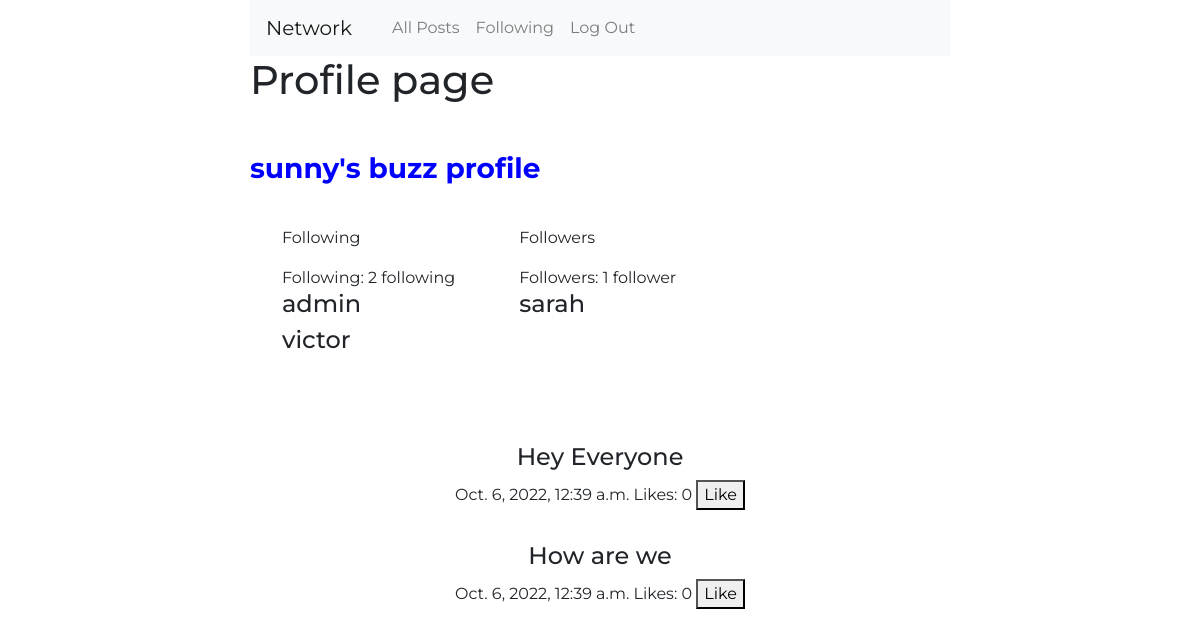
Page /profile/sunny on the committed database.
### network/models.py (models this page shows, shortened)
class User(AbstractUser):
    slug = models.SlugField(max_length=255, unique=True, null=True, blank=True)

class Post(models.Model):
    body = models.CharField(max_length =200)
    author = models.ForeignKey(Profile, on_delete=models.CASCADE, null=True, blank=True, related_name="author")
    created_on = models.DateTimeField(auto_now_add =True)
    liked = models.ManyToManyField(Profile, null=True, blank=True, related_name="likes")

### network/views.py (the view)
# urls.py: path("profile/<str:user>", views.profile, name="profile"),
def profile(request, user):
    page_user = request.user
    get_user_object = get_object_or_404(User, username=user)
    profile = get_object_or_404(Profile, user=get_user_object)
    posts = Post.objects.filter(author__slug=user)
    print(f'This is the {page_user.id}')
    print(f'This is {profile.id}\'s profile')
    return render(request, "network/profile.html", {
        'posts' : posts,
        'user' : profile.user,
        'followers': profile.followers,
        'followings': profile.following,
        "page_user": page_user.id
    })

### network/templates/network/profile.html (shortened to what this page needs)
{% extends 'network/layout.html'%}
{% load static %}
{% block body %}
<h1>Profile page</h1>
<h3 style="margin-top: 3rem; font-weight: bold; color: blue;">{{user}}'s buzz profile</h3>
<div style="display: flex; margin-bottom: 2rem;">
    <div style="margin: 2rem; ">
        <p>Following</p>
        <h8>Following: {{followings.count}} following</h8>
        {% for following in followings.all%}
        <h4>{{following}}</h4>
        {% endfor %}
    </div>
    <div style="margin: 2rem;">
        <p>Followers</p>
        <h8>Followers: {{followers.count}} follower</h8>
        {% for follower in followers.all%}
        <h4>{{follower}}</h4>
        {% endfor %}
    </div>
</div>
{% for post in posts%}
    <div style="padding: 1rem 0rem; text-align: center;">
        <h4>{{ post.body }}</h4>
        <h8>{{post.created_on}}</h8>
        <h8>Likes: 0</h8>
        {% if page_user is user.id %}
        <button class="edit_post">Edit</button>
        {% else  %}
        <button>Like</button>
        {% endif %}
    </div>
{% endfor %}
{% endblock %}

### network/static/network/styles.css (style rules this page uses)
*, body { font-family: 'Montserrat', sans-serif !important; }

### network/templates/network/layout.html (style rules this page uses)
body { max-width: 700px; margin: auto; }

### rows in the picture
User: username "sunny"
User: username "admin"
User: username "victor"
User: username "sarah"
Post: body "Hey Everyone", created_on "Oct. 6, 2022, 12:39 a.m."
Post: body "How are we", created_on "Oct. 6, 2022, 12:39 a.m."

### other values in the picture
{{ followings.count }} "2"
{{ followers.count }} "1"
